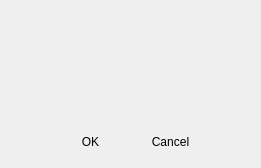
<?xml version="1.0" encoding="UTF-8"?>
<ui version="4.0">
 <class>MesOKCancel</class>
 <widget class="QDialog" name="MesOKCancel">
  <property name="geometry">
   <rect>
    <x>0</x>
    <y>0</y>
    <width>261</width>
    <height>168</height>
   </rect>
  </property>
  <property name="windowTitle">
   <string>Dialog</string>
  </property>
  <widget class="QPushButton" name="pushButton">
   <property name="geometry">
    <rect>
     <x>60</x>
     <y>130</y>
     <width>61</width>
     <height>23</height>
    </rect>
   </property>
   <property name="text">
    <string>OK</string>
   </property>
   <property name="autoDefault">
    <bool>false</bool>
   </property>
   <property name="flat">
    <bool>true</bool>
   </property>
  </widget>
  <widget class="QPushButton" name="pushButton_2">
   <property name="geometry">
    <rect>
     <x>140</x>
     <y>130</y>
     <width>61</width>
     <height>23</height>
    </rect>
   </property>
   <property name="text">
    <string>Cancel</string>
   </property>
   <property name="autoDefault">
    <bool>false</bool>
   </property>
   <property name="flat">
    <bool>true</bool>
   </property>
  </widget>
  <widget class="QWidget" name="verticalLayoutWidget">
   <property name="geometry">
    <rect>
     <x>10</x>
     <y>29</y>
     <width>241</width>
     <height>87</height>
    </rect>
   </property>
   <layout class="QVBoxLayout" name="verticalLayout">
    <item>
     <widget class="QTextEdit" name="textEdit">
      <property name="font">
       <font>
        <family>Calibri</family>
        <pointsize>12</pointsize>
       </font>
      </property>
      <property name="autoFillBackground">
       <bool>true</bool>
      </property>
      <property name="styleSheet">
       <string notr="true">background-color: rgba(0, 0, 0, 0);</string>
      </property>
      <property name="locale">
       <locale language="Rundi" country="Burundi"/>
      </property>
     </widget>
    </item>
   </layout>
  </widget>
 </widget>
 <resources/>
 <connections/>
</ui>
